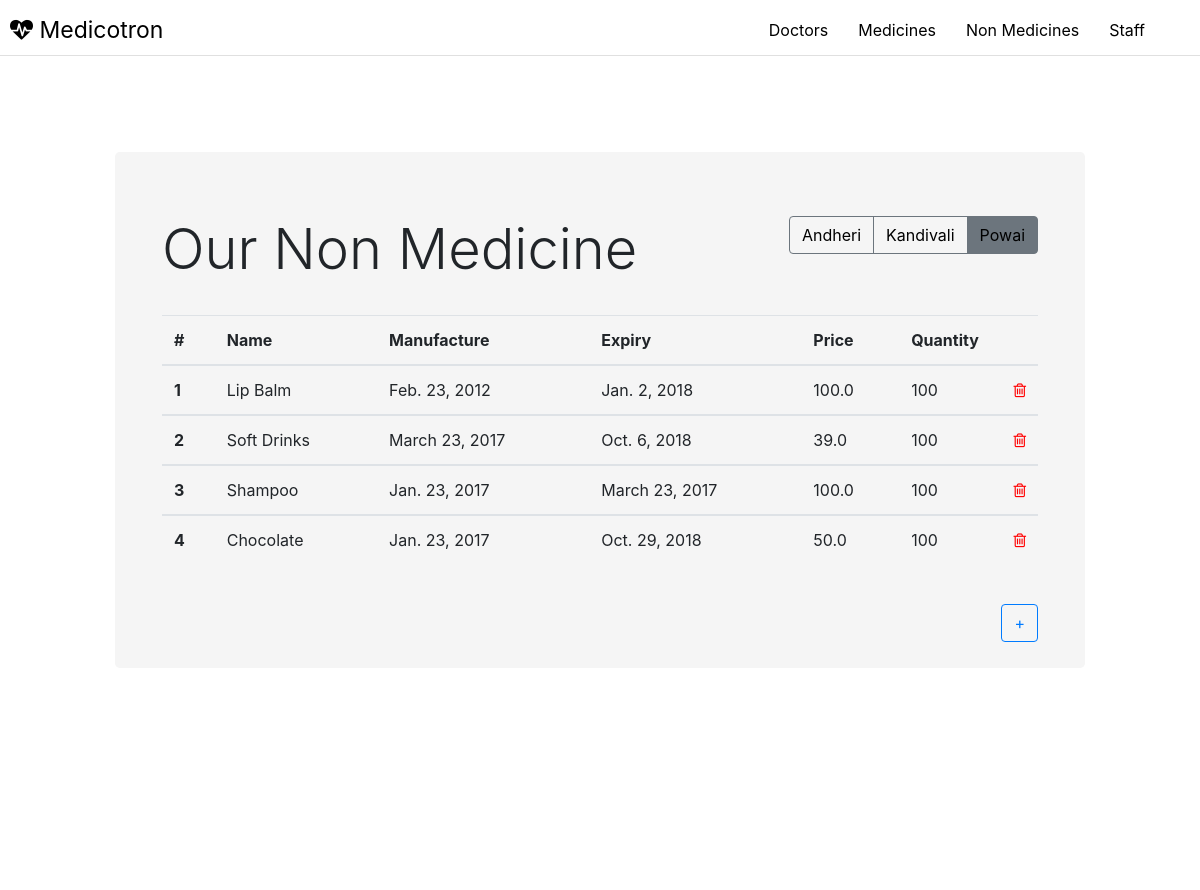
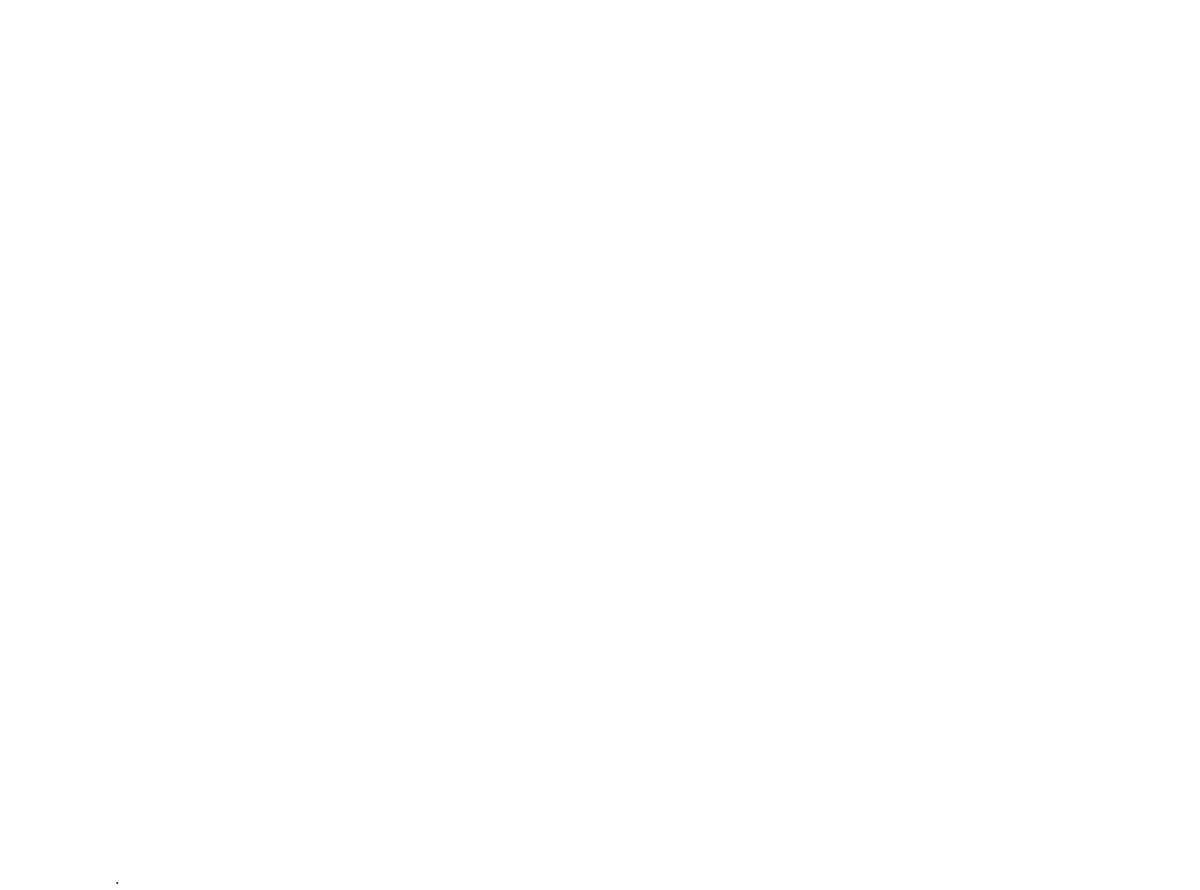
The page /nonmedicine/ on the database its author committed (2 pictures, top to bottom).
### pharma/models.py (models this page shows, shortened)
class Nonmedicine(models.Model):
    name = models.CharField(max_length=1000)
    exp_date = models.DateField()
    manu_date = models.DateField()
    price = models.FloatField()
    quantity = models.IntegerField()

### pharma/views.py (the view)
# urls.py: url(r'^nonmedicine/$', views.nonmedicine, name='nonmedicine'),
def nonmedicine(request):
    nonmedicines = Nonmedicine.objects.all()
    context = {'nonmedicines': nonmedicines, 'site': 'Our'}
    return render(request, 'pharma/nonmedicine.html', context)

### pharma/templates/pharma/nonmedicine.html (shortened to what this page needs)
{% extends 'pharma/base_template.html' %}
{%  block body %}
<div class="container-fluid">
<div class="row">
<div class="col-md-10 offset-md-1">
<div class="jumbotron-fluid">
<div class="jumbotron" style="background-color:#F5F5F5">
  <div class="container">
  <div class="btn-group" style="float:right;" role="group" aria-label="Basic example">
    <button type="button" style="color:black;"class="btn {% if site == 'Andheri' %} active {% endif %} btn-outline-secondary"><a style="text-decoration:none; color:black;"href="{% url 'pharma:dispnonmeds' 'Andheri' %}">Andheri</a></button>
    <button type="button" style="color:black;"class="btn {% if site == 'Kandivali' %} active {% endif %}btn btn-outline-secondary"><a style="text-decoration:none; color:black;"href="{% url 'pharma:dispnonmeds' 'Kandivali' %}">Kandivali</a></button>
    <button type="button" style="color:black;"class="btn btn {% if site == 'Our' %} active {% endif %}btn-outline-secondary"><a style="text-decoration:none; color:black;"href="{% url 'pharma:nonmedicine' %}">Powai</a></button>
</div>
    <h1 class="display-4">{{ site }} Non Medicine</h1></br>
	<table class="table table-hover">
  <thead class="thead-default">
    <tr>
      <th>#</th>
      <th>Name</th>
      <th>Manufacture</th>
      <th>Expiry</th>
      <th>Price</th>
      <th>Quantity</th>
    </tr>
  </thead>
        {% for nm in nonmedicines %}
  <tbody>
    <tr>
      <th scope="row">{{forloop.counter}}</th>
      <td>{{ nm.name}}</td>
      <td>{{ nm.manu_date }}</td>
      <td>{{ nm.exp_date }}</td>
      <td>{{ nm.price }}</td>
      <td>{{ nm.quantity }} <a href="{% url 'pharma:delnonmeds' nm.id %}"><span style="color:red ;float:right;" class="change-icon">
            <i class="fa fa-trash-o"></i>
        </span></a></td>
    </tr>
  </tbody>
        {% endfor %}
</table>
  <a href="{% url 'pharma:addnonmeds' %}">
  <button class="btn btn-outline-primary" style="float:right;">
+
</button>
      </a>
  </div>
</div>
</div>
</br></br></br></br></br></br></br></br></br></br></br></br></br></br></br></br></br></br></br></br></br></br></br></br></br></br></br></br></br></br></br></br></br></br></br></br></br></br></br></br></br></br></br></br>.
</div>
</div>
</div>
{% endblock %}

### pharma/templates/pharma/base_template.html (style rules this page uses)
.animated { -webkit-animation-duration: 1s; animation-duration: 1s; -webkit-animation-fill-mode: both; animation-fill-mode: both; }
.fadeIn { -webkit-animation-name: fadeIn; animation-name: fadeIn; }

### rows shown on the page
Nonmedicine: name "Lip Balm", manu_date "Feb. 23, 2012", exp_date "Jan. 2, 2018", price "100.0", quantity "100"
Nonmedicine: name "Soft Drinks", manu_date "March 23, 2017", exp_date "Oct. 6, 2018", price "39.0", quantity "100"
Nonmedicine: name "Shampoo", manu_date "Jan. 23, 2017", exp_date "March 23, 2017", price "100.0", quantity "100"
Nonmedicine: name "Chocolate", manu_date "Jan. 23, 2017", exp_date "Oct. 29, 2018", price "50.0", quantity "100"

### other values the page prints
{{ site }} "Our"
